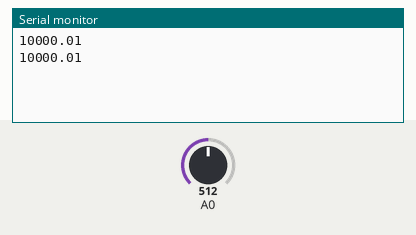
The sketch below on a simulated Arduino Uno, built with avr-gcc and run on an emulated ATmega328P. On the bench: the last lines printed to the serial monitor. The inputs (shaded band) are chosen by the test bench; at power-on: A0 = 512.

Above: at 1.8 s.
1.9 s: A0 set to 716
At 2.8 s:
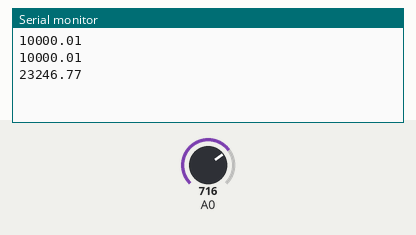
3.4 s: A0 set to 900
At 4.4 s:
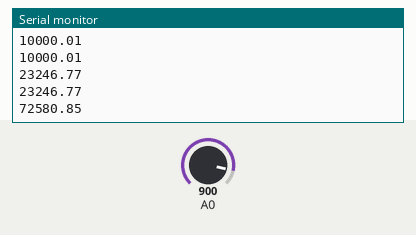
Timing chart, 0 to 6.4 s (numbered marks = the images above; inputs shaded):
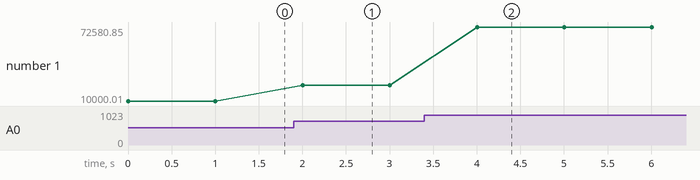

Measured:
- after the input at 1.9 s, the serial monitor: prints a new line after 0.10 s (image 1)
- after the input at 3.4 s, the serial monitor: prints a new line after 0.60 s (image 2)
- plotted number 1: 10000.01 → 23246.77 after the input at 1.9 s, 23246.77 → 72580.85 after the input at 3.4 s

The sketch:

ldr_resistance.ino
```cpp
/*
 *  A simple program to output the current temperature to the IDE's debug window
 *
 *
 */
//#include <vLib.h>
//vLib vlib;

//TMP36 Pin Variables
int lightPinPin = 0; //the analog pin the TMP36's Vout (sense) pin is connected to
                        //the resolution is 10 mV / degree centigrade
                        //(500 mV offset) to make negative temperatures an option

/*
 * setup() - this function runs once when you turn your Arduino on
 * We initialize the serial connection with the computer
 */
void setup()
{
  Serial.begin(9600);  //Start the serial connection with the copmuter
                       //to view the result open the serial monitor
                       //last button beneath the file bar (looks like a box with an antenae)
  //vlib.lcdInitialize(9,8); // 9 - DATA; 8 - CLOCK
  // print to lcd
  //vlib.lcdCmd(0x84); // Prints in the first line; 80 to 8F
                    // 128(1r,1c) to 143(1r,16c)
  //vlib.lcdPrint("VISSERX");
  //vlib.lcdCmd(0xC2); // Prints in the second line; C0 to CF
  //vlib.lcdPrint("Temperature");
}

void loop()                     // run over and over again
{
 float resistance = getResistance(0);  //getting the voltage reading from the temperature sensor
                                                  //to degrees ((volatge - 500mV) times 100)
 Serial.println(resistance);                     //printing the result
 delay(1000);                                     //waiting a second
}

/*
 * getVoltage() - returns the voltage on the analog input defined by
 * pin
 */
float getResistance(int pin){
  float Vr=analogRead(pin)* .004882814;
 return Vr*10000.0/(5.0-Vr); //converting from a 0 to 1024 digital range
                                        // to 0 to 5 volts (each 1 reading equals ~ 5 millivolts
}
```
